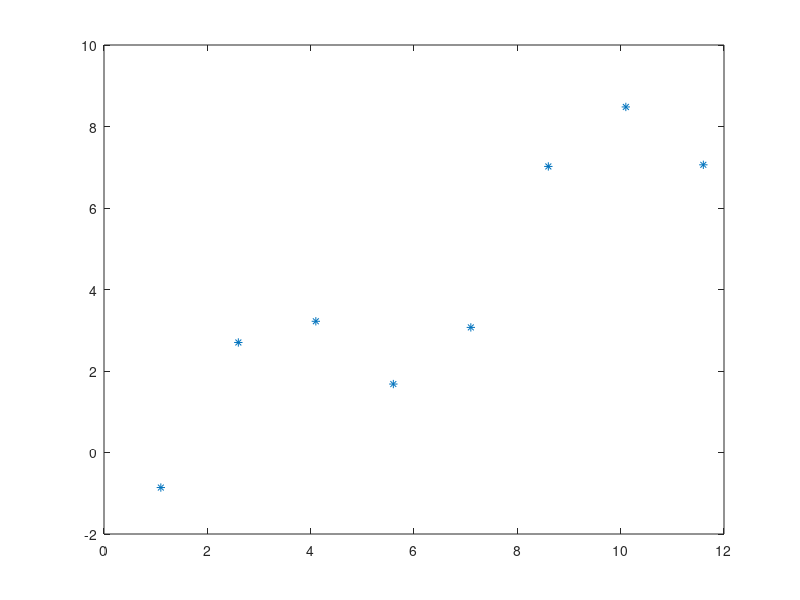

Recreate this plot in MATLAB. (Note: this script raises an error after producing the figure.)
%% 1.uzdevums
clear all, clc

xnodes = [ 1.1 2.6 4.1 5.6 7.1 8.6 10.10 11.6 ]';
ynodes = [ -0.86 2.7 3.22 1.68 3.07 7.02 8.48 7.06 ]';

plot(xnodes, ynodes, '*')

[p,reg]=fit(xnodes,ynodes,'poly3');
figure
plot(p,xnodes,ynodes)
title('Approximation by a polynomial of degree 3')

[p,reg]=fit(xnodes,ynodes,'poly5');
figure
plot(p,xnodes,ynodes)
title('Approximation by a polynomial of degree 5')

[p,reg]=fit(xnodes,ynodes,'poly6');
figure
plot(p,xnodes,ynodes)
title('Approximation by a polynomial of degree 6')

disp('Labākā aproksimācija tika iegūta ar 6. pakāpes polinomu:')
p
%% 2.uzdevums
clear all, clc
a=readtable('/home/g/source/uni/faili/Apartments.xlsx'); % taka specifiski Linux sistēmai
test=a.Floor;
output=a.Price;
plot(test,output, '*')
%% Linear model
x=[test];
c=fitlm(x,output)
plot(c) % g) punkts redzams grafikā 
p1 = c.Coefficients(1, 1).Estimate;
p2 = c.Coefficients(2, 1).Estimate;
disp([ 'a) Cena = ' num2str(p1) ' + ' num2str(p2) ' * Floor'])
disp([ 'b) Koeficientu interpretācija: Dzīvokļa pamata cena ir ' num2str(p1) ', plus piemaksa par katru stāvu ' num2str(p2) ' apmērā'])
disp([ 'c) Abu koeficientu p vērtības ir būtiski mazākas par 0.05 - ' num2str(c.Coefficients(1, 4).pValue) ' un ' num2str(c.Coefficients(2, 4).pValue) ', tātad modelis ir statistiski nozīmīgs' ])
disp([ 'd) Modeļa determinācijas koeficients ir ' num2str(c.Rsquared.Ordinary) ' - modelis izskaidro apmēram ceturto daļu no cenu variācijas' ])
%% e)
plot(c.Residuals.Raw)
title ('Kļūdas')
figure
plot(c.Residuals.Standardized)
title ('Standartizētas kļūdas')
figure
plotResiduals(c, 'probability')
disp([ 'f) Modeļa kļūdas ir ļoti tuvas normālam sadalījumam' ])
%% g)
[p,reg]=fit(test,output,'poly1') % cita fit metode, bet iegūtās koeficientu vērtības ir tādas pašas
f1 = 1:30;
p1=predint(p,f1,0.95); % 
plot(test,output,'*')
indexes = [1:length(test)]';
labels = cellstr(num2str(indexes));
text(test, output, labels, 'Vert','bottom', 'Horiz','left', 'FontSize',7) 
hold on
plot(f1,p1,'m--')
hold off
disp([ 'h) 3., 21. un 50. novērojumi ir izlēcēji - atrodas ārpus prognozes zonas' ])

%% 3.uzdevums
clear all, clc
a=readtable('/home/g/source/uni/faili/Cobb_Douglas_model.xlsx'); % taka specifiski Linux sistēmai
% ln (Q) = ln (alpha * L ^ beta * K ^ gamma)
% ln (Q) = ln (alpha) + beta * ln(L) + gamma * ln(K)
lnoutput = log(a.output);
lnlabor = log(a.labor);
lncapital = log(a.capital);
inputs = [lnlabor lncapital];
b=fitlm(inputs, lnoutput)
disp(' ')
disp('Atbilde:')
disp(['Koeficientu p-vērtības ir ļoti zemas (< 10^-4), modelis ir statistiski nozīmīgs'])
disp(['Modeļa determinācijas koeficients ir ļoti augsts: ' num2str(b.Rsquared.Ordinary) ', modelis izskaidro vairāk 95% no variācijas (logaritmiskajā skalā) un ir ļoti precīzs'])